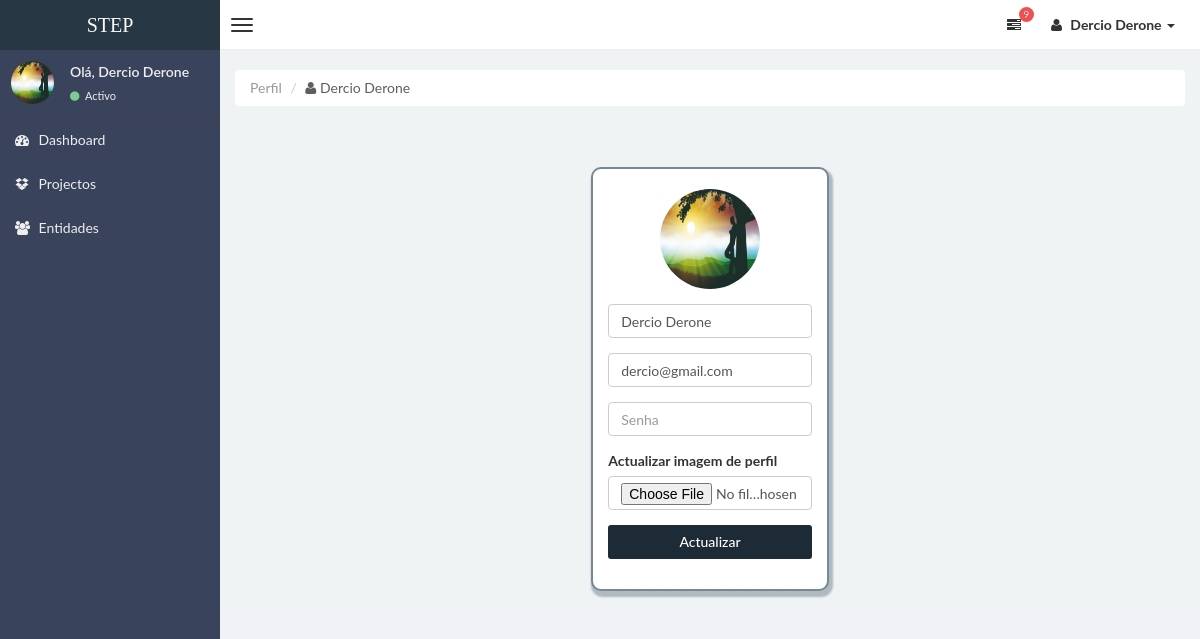
Page /perfil (signed in) on the earlier database version.
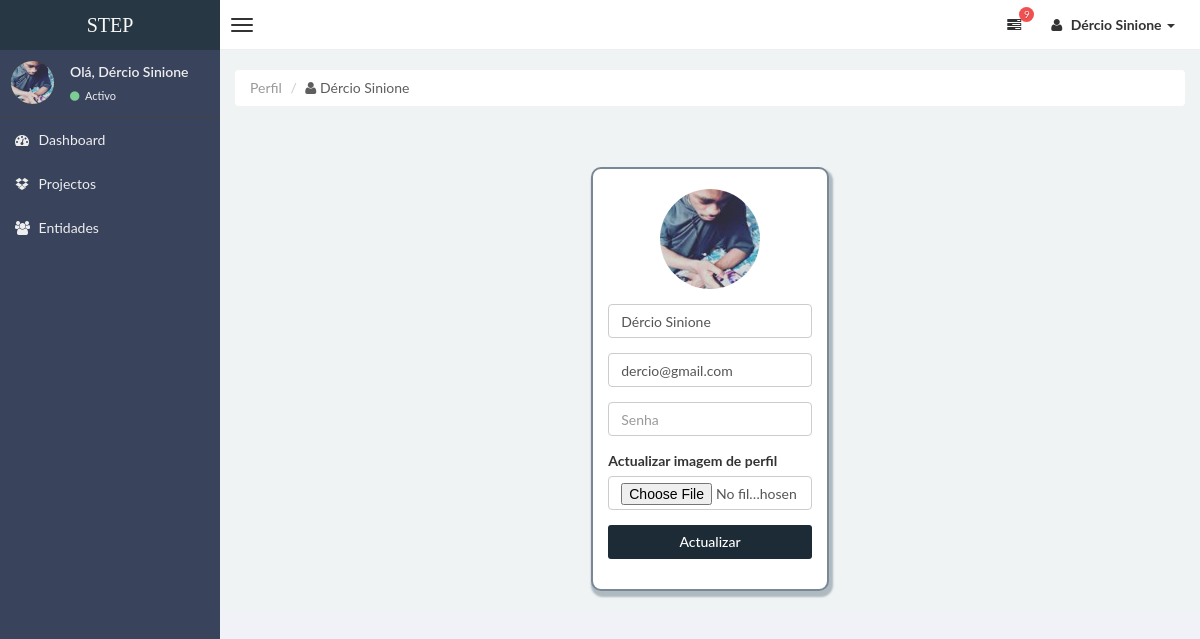
Same page on the later database version.
### stepsite/models.py (models this page shows, shortened)
class Usuarios(db.Model,UserMixin):
    id = db.Column(db.Integer,primary_key=True)
    nome = db.Column(db.String(30), unique=True, nullable=False)
    email = db.Column(db.String(100), unique=True, nullable=False)
    senha = db.Column(db.String(100), unique=False, nullable=False)
    imagem = db.Column(db.String(30), nullable=False, default='defaultUser.jpg')
    categorias = db.relationship('Categorias', backref='usuarios', lazy=True)
    entidades = db.relationship('Entidades', backref='usuarios', lazy=True)
    projectos = db.relationship('Projectos', backref='usuarios', lazy=True)

### stepsite/users/routes.py (the view, shortened to what this page needs)
@users.route("/perfil",methods=['GET','POST'])
@login_required
def perfil():
    form = FormPerfil()
    if request.method == 'GET':
        form.username.data = current_user.nome
        form.email.data = current_user.email
    image_file = url_for('static',filename='profile_img'+current_user.imagem)
    return render_template("perfil.html",title="STEP | Perfil",form=form)

### stepsite/users/forms.py (shortened to what this page needs)
class FormPerfil(FlaskForm):
    username = StringField('Username', validators=[DataRequired(),length(min=3,max=30,message="Só é permetido nome no intervalo de 3 a 20 dígitos.")])
    imagem = FileField('Actualizar imagem de perfil', validators=[file_allowed(['jpg','png'],message="Só é permitido ficheiros do tipo .png e .jpg.")])
    email = StringField(label='Email',validators=[DataRequired(),Email(message="Email inválido."),length(min=4,max=100,message="Só é email no intervalo de 4 a 100 dígitos.")])
    password = PasswordField('Senha',validators=[DataRequired()])
    submit = SubmitField('Actualizar')

### stepsite/models.py (called while the page is built)
@login_manager.user_loader
def load_user(user_id):
    return Usuarios.query.get(int(user_id))

### stepsite/templates/perfil.html (shortened to what this page needs)
{% extends "layoutAdmin.html" %}
{% block content %}
<div class="row">
    <div class="col-md-12">
        <ul class="breadcrumb">
            <li class="active">Perfil</li>
            <li><a style="color: rgb(95, 93, 93);"><i class="fa fa-user"></i> {{current_user.nome}} </a></li>
        </ul>
    </div>
    <div class="col-md-12">
    </div>
</div>
<br><br>
    <div class="caixa-login">
        <div class="col-md-3 subcaixa">
        <form method="POST" action="{{url_for('users.perfil')}}" enctype="multipart/form-data">
            <fieldset class="form-group">
            <br>
                <div class="form-group caixaUser">
                     <img src="{{url_for('static',filename='profile_img/'+current_user.imagem)}}" alt="" class="img-circle" style="width: 100px; height: 100px;">
                </div>
                <div class="form-group">
                    {% if form.username.errors %}
                      {{ form.username(class="form-control form-control-sm is-invalid",placeholder="Nome de usuário",autocomplete="off")}}
                    <div class="invalid-feedback">
                            {% for erro in form.username.errors %}
                                <span>{{ erro }}</span>
                            {% endfor %}
                    </div>
                    {% else %}
                        {{ form.username(class="form-control form-control-sm",placeholder="Nome de usuário",autocomplete="off")}}
                    {% endif %}
                </div>
                <div class="form-group">
                    {% if form.email.errors %}
                      {{ form.email(class="form-control form-control-sm is-invalid",placeholder="Email",autocomplete="off")}}
                    <div class="invalid-feedback">
                            {% for erro in form.email.errors %}
                                <span>{{ erro }}</span>
                            {% endfor %}
                    </div>
                    {% else %}
                        {{ form.email(class="form-control form-control-sm",placeholder="Email",autocomplete="off")}}
                    {% endif %}
                </div>
                <div class="form-group">
                    {% if form.password.errors %}
                      {{ form.password(class="form-control form-control-sm is-invalid",placeholder="Senha")}}
                    <div class="invalid-feedback">
                            {% for erro in form.password.errors %}
                                <span>{{ erro }}</span>
                            {% endfor %}
                    </div>
                    {% else %}
                        {{ form.password(class="form-control form-control-sm",placeholder="Senha")}}
                    {% endif %}
                </div>
                <div class="form-group">
                    {{ form.imagem.label()}}
                    {{ form.imagem(class="form-control form-control-sm",placeholder="Imagem")}}
                </div>
                <div class="form-group">
                    {{ form.submit(class="btn dsBtn-2",style="width: 100%;")}}
                </div>
            </fieldset>
        </form>
        </div>
    </div>
{% endblock content %}

### stepsite/templates/layoutAdmin.html (shortened to what this page needs)
<!DOCTYPE html>
<html>
    <head>
        <link href="../static/css/bootstrap.css" rel="stylesheet" type="text/css" />
        <link href="../static/css/font-awesome.min.css" rel="stylesheet" type="text/css" />
        <link href="../static/css/mystyle.css" rel="stylesheet" type="text/css" />
        <link href="../static/css/style.css" rel="stylesheet" type="text/css" />
    </head>
    <body class="skin-black">
        <header class="header">
            <a href="{{url_for('main.home')}}" class="logo">
                STEP
            </a>
            <nav class="navbar navbar-static-top" role="navigation">
                <a href="#" class="navbar-btn sidebar-toggle" data-toggle="offcanvas" role="button" >
                    <span class="icon-bar"></span>
                    <span class="icon-bar"></span>
                    <span class="icon-bar"></span>
                </a>
                <div class="navbar-right">
                    <ul class="nav navbar-nav">
                      <li class="dropdown tasks-menu">
                            <a href="#" class="dropdown-toggle" data-toggle="dropdown">
                                <i class="fa fa-tasks"></i>
                                <span class="label label-danger">9</span>
                            </a>
                        </li>
                        <li class="dropdown user user-menu">
                            <a href="#" class="dropdown-toggle" data-toggle="dropdown">
                                <i class="fa fa-user"></i>
                                <span> {{current_user.nome}} <i class="caret"></i></span>
                            </a>
                        </li>
                    </ul>
                </div>
            </nav>
        </header>
        <div class="wrapper row-offcanvas row-offcanvas-left">
            <aside class="left-side sidebar-offcanvas">
                <section class="sidebar">
                    <div class="user-panel">
                        <div class="pull-left image">
                            <img src="{{url_for('static',filename='profile_img/'+current_user.imagem)}}" class="img-circle" alt="User Image" />
                        </div>
                        <div class="pull-left info">
                            <p>Olá, {{current_user.nome}} </p>
                            <a href="#"><i class="fa fa-circle text-success"></i> Activo</a>
                        </div>
                    </div>
                    <ul class="sidebar-menu">
                        <li>
                            <a href="{{url_for('projects.admin')}}">
                                <i class="fa fa-dashboard"></i> <span>Dashboard </span>
                            </a>
                        </li>
                        <li>
                            <a href="{{url_for('projects.projectos')}}">
                                <i class="fa fa-dropbox"></i> <span>Projectos</span>
                            </a>
                        </li>
                        <li class="">
                            <a href="{{url_for('entidads.entidades')}}">
                                <i class="fa fa-group"></i> <span>Entidades</span>
                            </a>
                        </li>
                    </ul>
                </section>
            </aside>
            <aside class="right-side">
            <section class="content">
            {% block content %}
            {% endblock content %}
            </section>
			</aside>
		</div>
    </body>
</html>

Differences in the rows shown:
changed Usuarios "dercio@gmail.com": nome "Dercio Derone" → "Dércio Sinione"; imagem: picture added in place of a placeholder
Other differences:
form field username: "Dercio Derone" → "Dércio Sinione"
